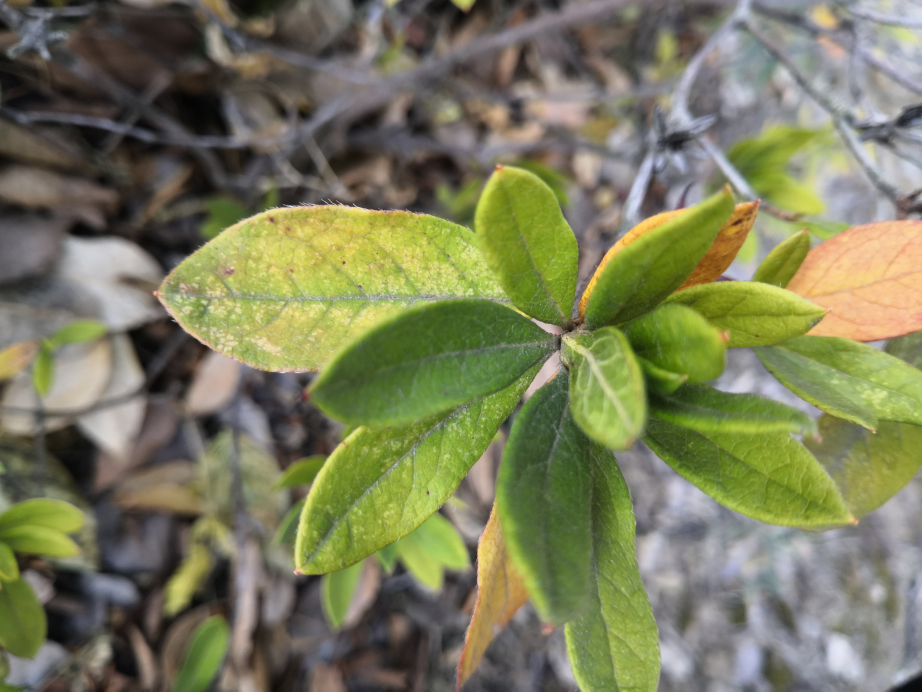
#> input picture water_and_fertilizer_CV/slide_win/images/IMG_005.jpg, 4608 x 3456 px, given in place of IMG_000.jpg, which was not available (shown at 1/5 size)
$ python '加上滑窗.py'
#> lines starting #> are read from the running program, lines starting #| are printed output that depends on the picture; after the words box and inside, x2 and y2 are one past the last pixel; in counts of white or black regions, pixels touching at a corner belong together; pictures that were not available may be replaced by others from this repository, and a replacement may not be noted
"""
Created on Sat Jan 23 11:31 2021
@author: xiaotingting
"""
import time, timeit
import math
from matplotlib import pyplot as plt
import cv2
import numpy as np
import os
import pandas as pd


# [36 lines left out: functions clock, whole_hist, show_img, not called in this run]


# def channel_hist(func):
#     def channel_histed(*args,**dicts):
#         '''
#         画三通道图像的直方图,出现了一个问题：写一个装饰器画三通道直方图，发现画一个通道是可以的，但是画三个就不允许了。指在一张图中绘制多条曲线，相同坐标轴。
#         '''
#         image=func(*args)
#         #print(image)
#         color = ('b', 'g', 'r')   #这里画笔颜色的值可以为大写或小写或只写首字母或大小写混合
#         hist=[1,2,3,4]
#         #for i1 , color1 in enumerate(color):
#         for i1 in range(3):
#             #enumerate()将一个可遍历的数据对象(如列表、元组或字符串)组合为一个索引序列，同时列出数据和数据下标，一般用在 for 循环当中
#             hist[i1] = cv2.calcHist([image], [i1], None, [256], [0, 256])  #计算直方图
#             #plt.plot(hist, color1)
# # 创建figure对象
#             fig = plt.figure() # 每调用一次plt.figure()函数就会创建一个新的显示窗口，与matlab中的figure类似
#             subplot = fig.add_subplot(2, 3, 1) # 2表示2行，3表示3列，1表示2行3列中的索引位置1
#             #subplot.xlim([0, 256])
#             subplot.imshow(hist[0])

#             subplot = fig.add_subplot(2, 3, 3) # 2表示2行，3表示3列，1表示2行3列中的索引位置3
#             #subplot.xlim([0, 256])
#             subplot.imshow(hist[1])

#             subplot = fig.add_subplot(2, 3, 6) # 2表示2行，3表示3列，1表示2行3列中的索引位置6
#             #subplot.xlim([0, 256])
#             subplot.imshow(hist[2])
#         return image
#     return channel_histed

class CvImage():
    def __init__(self, img_name, count=1, read_method=1, gray_method=3, fx=0.3, fy=0.3, num=1, gray_level=16):
        self.img_name = img_name
        self.read_method = read_method
        self.gray_method = gray_method
        self.fx = fx
        self.fy = fy
        self.img = self.load_image()
        #         self.ju=["ju1","ju2","ju3","ju4","ju5","ju6","ju7",'huidu1','huidu2','huidu3','huidu4','yanse1','yanse2','yanse3','yanse4','yanse5','yanse6','yanse7','yanse8','yanse9']#将列表a，b转换成字典
        #         self.data=pd.DataFrame(columns=self.ju)
        self.data = pd.DataFrame(columns=range(100))
        self.count = count
        self.num = num
        self.gray_level = gray_level

    def load_image(self):
        pt = (os.getcwd() + '\\images\\' + self.img_name)
        # print(pt)
        # img = cv2.imdecode(np.fromfile(pt, dtype=np.uint8), -1)#用imdecode读取不存在的文件会报错，但是imread不会指挥返回空

        img = cv2.imread(pt,self.read_method)
        #         if img is None:
        #             raise Exception("Image is not found!", pt)
        #         return img
        return img

    def xiugai_chicun(self):
        img = self.img
        image = cv2.resize(img, dsize=None, fx=self.fx, fy=self.fy, interpolation=cv2.INTER_AREA)
        self.img = image
        return image

    # [28 lines left out: functions image_to_gray1, image_to_gray2, image_to_gray3, not called in this run]

    #     @whole_hist
    #     @show_img
    def zhongzhi_lvbo(self):
        img = self.xiugai_chicun()
        img = cv2.medianBlur(img, 5)
        return img

    # [10 lines left out: function image_to_gray, not called in this run]

    def zhifangtu_junhen(self):
        img = self.zhongzhi_lvbo()

        #         clahe = cv2.createCLAHE(clipLimit=2.0, tileGridSize=(8,8))
        #         cl1 = clahe.apply(img)
        #         return cl1
        (B, G, R) = cv2.split(img)
        clahe = cv2.createCLAHE(clipLimit=2.0, tileGridSize=(8, 8))
        imgB = clahe.apply(B)
        imgG = clahe.apply(G)
        imgR = clahe.apply(R)
        img = cv2.merge([imgB, imgG, imgR])
        cv2.imwrite('clahe.png',img)
        return img

    #     @show_img
    def quchu_beijing(self):
        img = self.zhifangtu_junhen()  #################3
        HSV_img = cv2.cvtColor(img, cv2.COLOR_BGR2HSV)
        hue = HSV_img[:, :, 0]
        lower_gray = np.array([1, 0, 0])
        upper_gray = np.array([99, 255, 255])  # 这就是双阈值
        mask = cv2.inRange(HSV_img, lower_gray, upper_gray)
        # Bitwise-AND mask and original image
        res2 = cv2.bitwise_and(img, img, mask=mask)  # 和模板进行与运算
        cv2.imwrite("res2.jpg", res2)
        self.img = res2
        return res2

    #     @show_img
    def bianyuan_chuli(self):
        self.quchu_beijing()
        res2 = cv2.cvtColor(self.img, cv2.COLOR_BGR2HSV)
        ret1, thresh1 = cv2.threshold(res2, 0, 255, cv2.THRESH_BINARY)
        cv2.imwrite("mask.jpg", thresh1)
        kernel = np.ones((10, 10), np.uint8)  # 矩形结构

        erosion = cv2.erode(thresh1, kernel)  # 腐蚀
        dilation = cv2.dilate(thresh1, kernel)  # 膨胀

        kernel_1 = cv2.getStructuringElement(cv2.MORPH_RECT, (10, 10))
        opening = cv2.morphologyEx(thresh1, cv2.MORPH_OPEN, kernel_1)

        closing = cv2.morphologyEx(thresh1, cv2.MORPH_CLOSE, kernel_1)
        cv2.imwrite("biyunsuan.jpg", closing)
        (B, G, R) = cv2.split(self.img)
        mask = cv2.cvtColor(closing, cv2.COLOR_BGR2GRAY)
        and_img_B = cv2.bitwise_and(B, mask)
        and_img_G = cv2.bitwise_and(G, mask)
        and_img_R = cv2.bitwise_and(R, mask)
        zeros = np.zeros(res2.shape[:2], np.uint8)
        #         img_RGB=cv2.bitwise_and(closing,self.img)
        img_RGB = cv2.merge([and_img_R, and_img_G, and_img_B])
        cv2.imwrite("not_bad_segemation.jpg", img_RGB)
        img_BGR = cv2.cvtColor(img_RGB, cv2.COLOR_RGB2BGR)  # 这个颜色空间转来转去的，要小心
        HSV_img = cv2.cvtColor(img_BGR, cv2.COLOR_BGR2HSV)
        hue = HSV_img[:, :, 0]

        lower_gray = np.array([1, 0, 0])
        upper_gray = np.array([99, 255, 255])

        mask = cv2.inRange(HSV_img, lower_gray, upper_gray)
        # Bitwise-AND mask and original image
        result = cv2.bitwise_and(img_BGR, img_BGR, mask=mask)
        self.img = result
        return result

    # [28 lines left out: function luokuo_fenge, not called in this run]

    def partitioning(self):
        res = []
        #         img=self.img
        num = self.count
        img = self.bianyuan_chuli()
        w = img.shape[0]
        h = img.shape[1]
        #         w,h=np.shape(img)
        w_per = w / num
        h_per = h / num
        for i in range(1, num + 1):
            for j in range(1, num + 1):
                w1 = (int)(i * w_per)
                h1 = (int)(j * h_per)
                tmp = img[(int)((i - 1) * w_per):w1, (int)((j - 1) * h_per):h1]
                res.append(tmp)
        # [4 lines of commented-out code are left out]
        return res

    def bubianju(self):
        #         seg = self.bianyuan_chuli()
        seg = self.img
        seg_gray = cv2.cvtColor(seg, cv2.COLOR_BGR2GRAY)
        moments = cv2.moments(seg_gray)
        humoments = cv2.HuMoments(moments)
        humoments = np.log(np.abs(humoments))  # 同样建议取对数
        return humoments.ravel()

    def maxGrayLevel(self):
        img = cv2.cvtColor(self.img, cv2.COLOR_BGR2GRAY)
        max_gray_level = 0
        (height, width) = img.shape
        # print(height, width)
        for y in range(height):
            for x in range(width):
                if img[y][x] > max_gray_level:
                    max_gray_level = img[y][x]
        return max_gray_level + 1

    def getGlcm(self, input, d_x, d_y):
        srcdata = input.copy()
        ret = [[0.0 for i in range(self.gray_level)] for j in range(self.gray_level)]
        (height, width) = input.shape

        max_gray_level = self.maxGrayLevel()

        # 若灰度级数大于gray_level，则将图像的灰度级缩小至gray_level，减小灰度共生矩阵的大小
        if max_gray_level > self.gray_level:
            for j in range(height):
                for i in range(width):
                    srcdata[j][i] = srcdata[j][i] * self.gray_level / max_gray_level

        for j in range(height - d_y):
            for i in range(width - d_x):
                rows = srcdata[j][i]
                cols = srcdata[j + d_y][i + d_x]
                ret[rows][cols] += 1.0

        for i in range(self.gray_level):
            for j in range(self.gray_level):
                ret[i][j] /= float(height * width)

        return ret

    def feature_computer(self, p):
        Con = 0.0
        Eng = 0.0
        Asm = 0.0
        Idm = 0.0
        for i in range(self.gray_level):
            for j in range(self.gray_level):
                Con += (i - j) * (i - j) * p[i][j]
                Asm += p[i][j] * p[i][j]
                Idm += p[i][j] / (1 + (i - j) * (i - j))
                if p[i][j] > 0.0:
                    Eng += p[i][j] * math.log(p[i][j])
        # print(Asm,Con,-Eng,Idm)
        return [Asm, Con, -Eng, Idm]

    def test(self):
        img_gray = cv2.cvtColor(self.img, cv2.COLOR_BGR2GRAY)

        glcm_0 = self.getGlcm(img_gray, 1, 0)

        asm, con, eng, idm = self.feature_computer(glcm_0)

        return [asm, con, eng, idm]

    def color_moments(self):
        # Convert BGR to HSV colorspace
        hsv = cv2.cvtColor(self.img, cv2.COLOR_BGR2HSV)
        # Split the channels - h,s,v
        h, s, v = cv2.split(hsv)
        # Initialize the color feature
        color_feature = []
        # N = h.shape[0] * h.shape[1]
        # The first central moment - average
        h_mean = np.mean(h)  # np.sum(h)/float(N)
        s_mean = np.mean(s)  # np.sum(s)/float(N)
        v_mean = np.mean(v)  # np.sum(v)/float(N)
        color_feature.extend([h_mean, s_mean, v_mean])
        # The second central moment - standard deviation
        h_std = np.std(h)  # np.sqrt(np.mean(abs(h - h.mean())**2))
        s_std = np.std(s)  # np.sqrt(np.mean(abs(s - s.mean())**2))
        v_std = np.std(v)  # np.sqrt(np.mean(abs(v - v.mean())**2))
        color_feature.extend([h_std, s_std, v_std])
        # The third central moment - the third root of the skewness
        h_skewness = np.mean(abs(h - h.mean()) ** 3)
        s_skewness = np.mean(abs(s - s.mean()) ** 3)
        v_skewness = np.mean(abs(v - v.mean()) ** 3)
        h_thirdMoment = h_skewness ** (1. / 3)
        s_thirdMoment = s_skewness ** (1. / 3)
        v_thirdMoment = v_skewness ** (1. / 3)
        color_feature.extend([h_thirdMoment, s_thirdMoment, v_thirdMoment])
        return color_feature

    def tiqu(self):
        res = []
        res1 = self.partitioning()
        res.extend(self.bubianju())
        res.extend(self.test())
        for i in range(len(res1)):
            #             print(i)
            self.img = res1[i]
            #             cv2.imshow('dst',i)
            #             if cv2.waitKey(0) & 0xff == 27:
            #                 cv2.destroyAllWindows()

            res.extend(self.color_moments())
            # [4 lines of commented-out code are left out]
        return res

    # [11 lines left out: functions zhuan_csv, image_chazhi, not called in this run]

    @staticmethod
    def duqu():

        for j in range(2,20):
            res0 = []
            for i in range(1000):
                #             print(i)
                filename = 'IMG_{0:03d}.jpg'.format(i)
                print(filename)
                img0 = CvImage(filename, j)
#> in load_image, img is the input picture: shape (3456, 4608, 3); mean B, G, R 91.6, 124.1, 122.1
                if img0.load_image() is None:
                    break
                #             img0.bianyuan_chuli()
                res = img0.tiqu()
#> in tiqu, `res = []`: res = []
#> in zhifangtu_junhen, `imgR = clahe.apply(R)`:
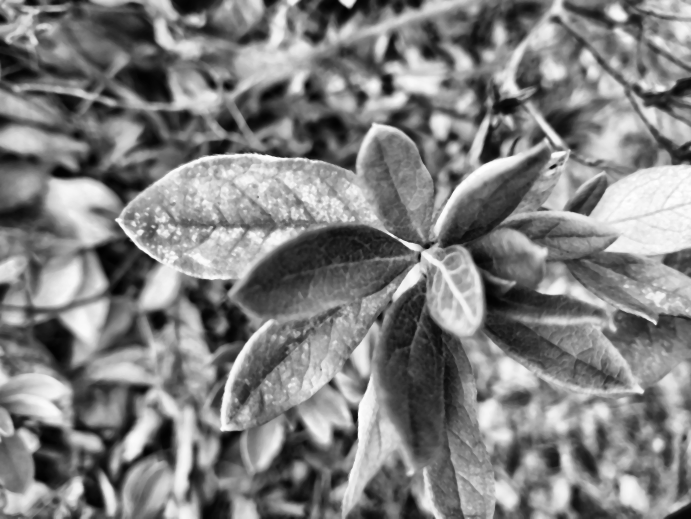
#> imgR: shape (1037, 1382) (shown at 1/2 size); min 1, max 255, mean 127.9
#> in zhifangtu_junhen, `img = cv2.merge([imgB, imgG, imgR])`:
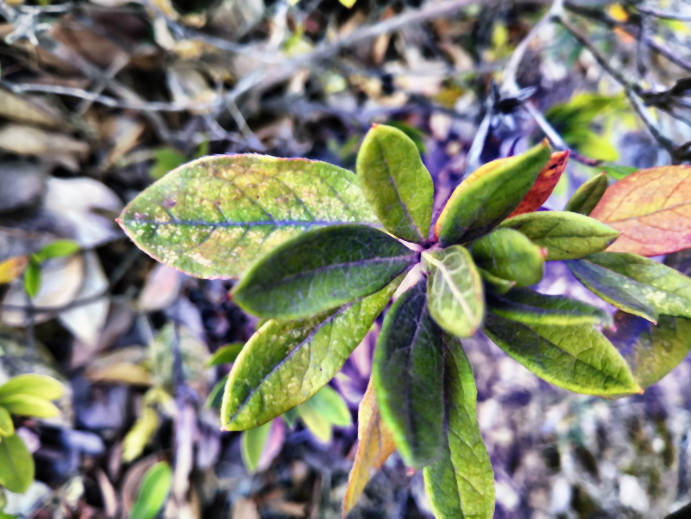
#> img: shape (1037, 1382, 3) (shown at 1/2 size); mean B, G, R 113.3, 129.5, 127.9
#> in bianyuan_chuli, `hue = HSV_img[:, :, 0]`:
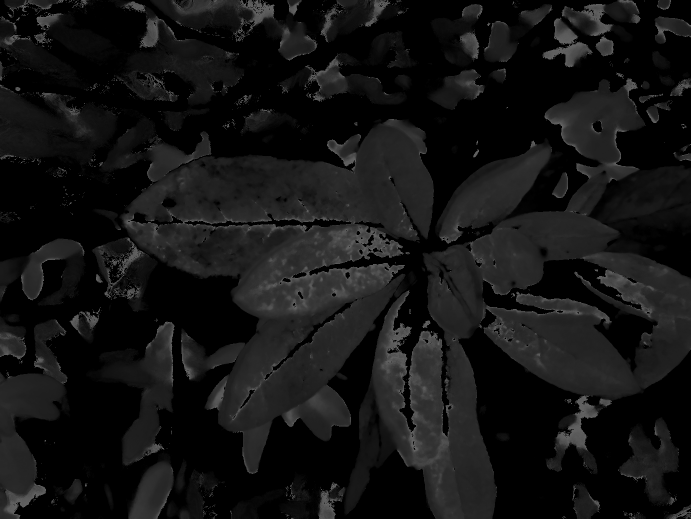
#> hue: shape (1037, 1382) (shown at 1/2 size); min 0, max 99, mean 19.7
#> in bianyuan_chuli, `mask = cv2.inRange(HSV_img, lower_gray, upper_gray)`:
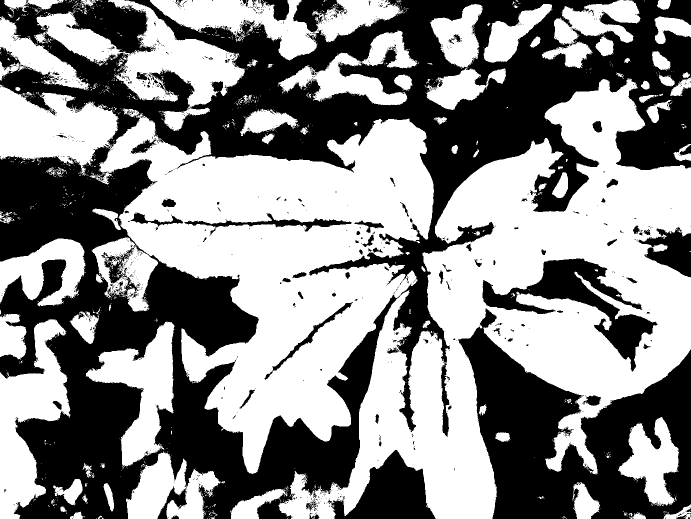
#> mask: shape (1037, 1382) (shown at 1/2 size); 54.2% white; 1054 black regions (965 under 20 px), largest, box (x1, y1, x2, y2) and area: (0, 0, 1382, 1037) 502395, (916, 617, 1382, 1037) 95194, (965, 517, 1316, 744) 21097
#> after the loop in partitioning, `for i in range(1, num + 1):`: res = 4 items
#> in bubianju, `seg_gray = cv2.cvtColor(seg, cv2.COLOR_BGR2GRAY)`:
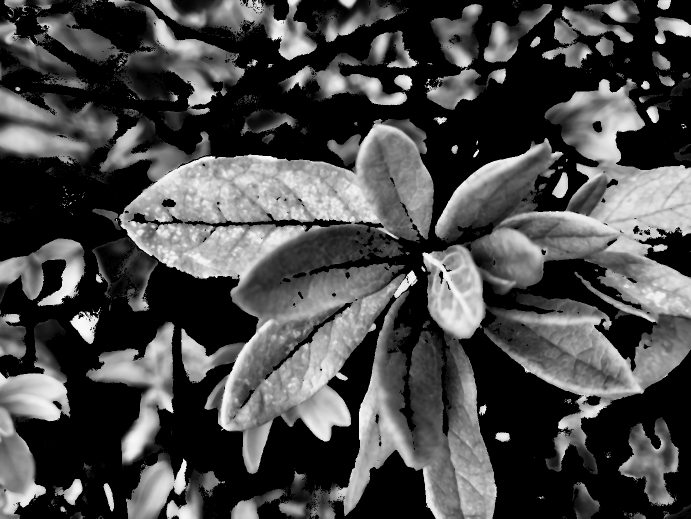
#> seg_gray: shape (1037, 1382) (shown at 1/2 size); min 0, max 249, mean 73
#> in bubianju, `moments = cv2.moments(seg_gray)`: moments = moments, m00 104567402, centre m10/m00, m01/m00 = (708.5, 526.2)
#> in bubianju, `humoments = cv2.HuMoments(moments)`: humoments = [0.00212, 5.48e-07, 9.47e-11, 1.37e-11, -1.92e-22, 6.91e-15, 4.52e-22]
#> in bubianju, `humoments = np.log(np.abs(humoments))`: humoments = [-6.15, -14.42, -23.08, -25.02, -50.01, -32.61, -49.15]
#> after the loop in maxGrayLevel, `for y in range(height):`: max_gray_level = 249
#> in getGlcm, `max_gray_level = self.maxGrayLevel()`: max_gray_level = 250
#> after the loop in getGlcm, `for j in range(height - d_y):`: ret = 16 items
#> after the loop in feature_computer, `for i in range(self.gray_level):`: Asm = 0.216; Con = 1.72; Eng = -2.6; Idm = 0.923
#> in test, `asm, con, eng, idm = self.feature_computer(glcm_0)`: asm = 0.216; con = 1.72; eng = 2.6; idm = 0.923
#> the loop in tiqu, `for i in range(len(res1)):` made 4 passes
#> (h_mean in color_moments, s_mean in color_moments, v_mean in color_moments, h_std in color_moments, s_std in color_moments, v_std in color_moments, h_skewness in color_moments, s_skewness in color_moments) on passes 1 to 4: (17.42, 38.76, 78.34, 21.75, 46.33, 85.27, 19980.2, 154906.6), (18.88, 59.8, 84, 22.82, 69.39, 89.67, 20631.3, 461306.7), (18.97, 46.59, 79.1, 23.16, 61.04, 88.8, 20141.3, 358182.6), (23.52, 58.65, 79.06, 24.7, 65.97, 82.42, 22259.2, 385265.9)
#> pass 1, in tiqu, `self.img = res1[i]`:
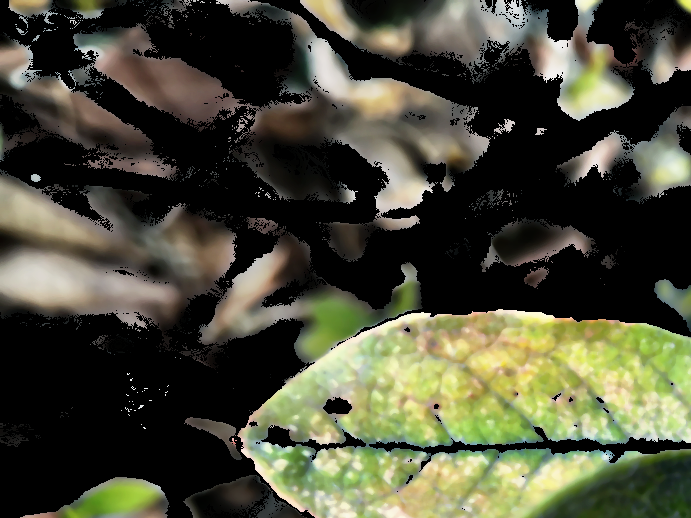
#> self.img: shape (518, 691, 3); mean of channels 0, 1, 2 56.7, 75, 74.5; drawn as B, G, R
#> pass 1, in color_moments, `h, s, v = cv2.split(hsv)`:
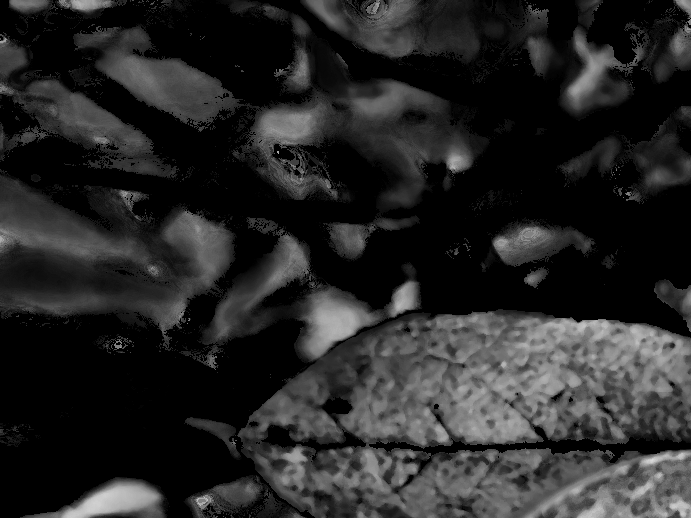
#> s: shape (518, 691); min 0, max 217, mean 38.8
#> after the loop in tiqu, `for i in range(len(res1)):`: res = 47 values, max 96.61 at index 28, min -50.01 at index 4, mean 39.26
                res0.append(res)
            #         ju=["ju1","ju2","ju3","ju4","ju5","ju6","ju7",'huidu1','huidu2','huidu3','huidu4','yanse1','yanse2','yanse3','yanse4','yanse5','yanse6','yanse7','yanse8','yanse9']#将列表a，b转换成字典
            data = pd.DataFrame(res0, columns=range(len(res)))
#> (the run stopped early here; a loop or call above may not have finished)
